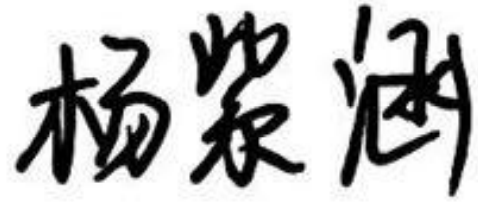
#> input picture control/rect/11/18.png, 478 x 210 px, given as the content of the folder ./rect/1/, which was not available
$ python square.py
#> lines starting #> are read from the running program, lines starting #| are printed output that depends on the picture
'''
Make regular images square.
'''
# Run at the same directory level of folder "rect.

import os
from PIL import Image

for i in range(1, 101):   # Volunteer NO
    path = f'./rect/{i}/'
    fileList=os.listdir(path)   # File list

    for file in fileList:
        if ('.png' not in file) and ('.jpg' not in file):   # Obtaining only the image files (skipping any directory configuration files that may be generated on Windows).
            continue
        inp = file
        im = Image.open(path + inp)
#> im is the input picture: PIL image 478x210 RGBA; mean R, G, B, A 185.2, 185.2, 185.2, 255
        x,y = im.size
#> x = 478; y = 210
        size=max(x,y)
#> size = 478
        img=Image.new('RGBA', (size, size), (255,255,255,255))  # Filling a white opaque square background board.
#> img: PIL image 478x478 RGBA; every value is 255
        img.paste(im, ((size - x) // 2, (size - y) // 2))   # Placing the original image in the center.
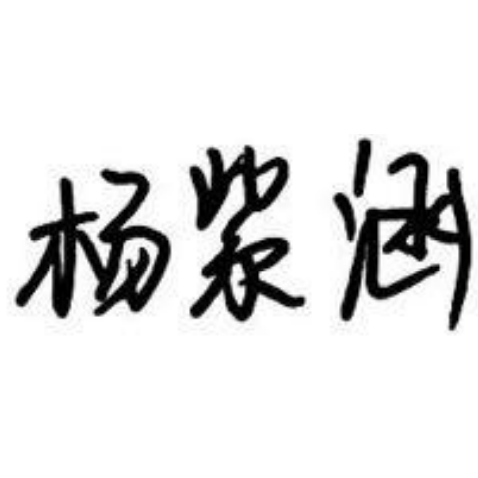
#> img: PIL image 478x478 RGBA; mean R, G, B, A 224.3, 224.3, 224.3, 255
#> pass 3 of the loop `for i in range(1, 101):`:
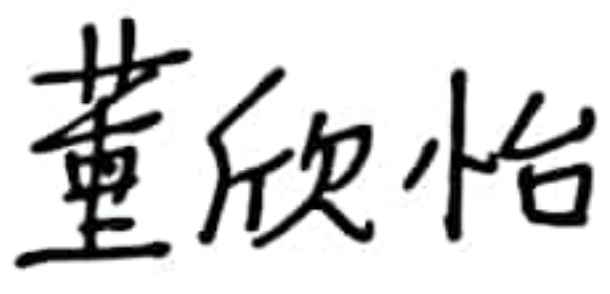
#> input picture control/rect/3/19.png, 610 x 294 px, found by its file name
#> im is the input picture: PIL image 610x294 RGBA; mean R, G, B, A 214, 214, 214, 255
#> `img.paste(im, ((size - x) // 2, (size - y) // 2))`:
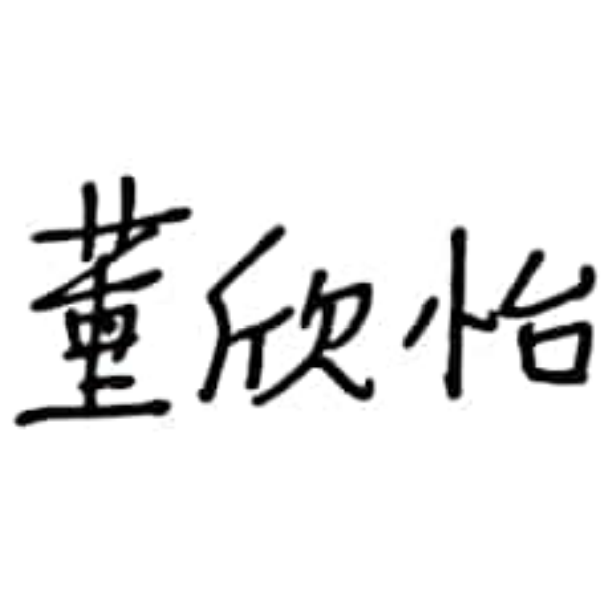
#> img: PIL image 610x610 RGBA; mean R, G, B, A 235.2, 235.2, 235.2, 255
#> the loop made 100 passes; the first 3 are shown
        if not os.path.exists(f'./square/{i}'):
            os.makedirs(f'./square/{i}')
        img.save(f'./square/{i}/'+file[:-4]+".png", 'PNG')
